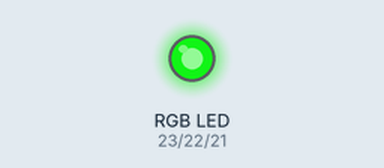
Simulated run of this sketch. Board: ESP32. Parts: an RGB LED mixed from three pins (HIGH = lit).

Above: at 0.05 s.
At 0.15 s:
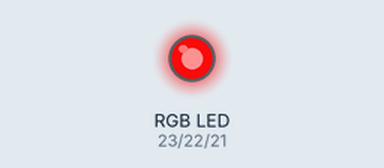
At 0.3 s:
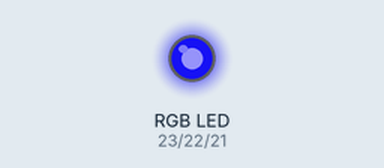
Timing chart, 0 to 3.0 s (numbered marks = the images above):
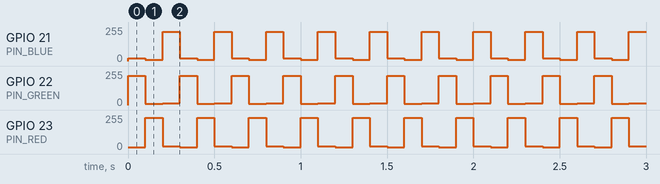

The sketch:

ESP-32-RGB.ino
```cpp
/*
 * This ESP32 code is created by esp32io.com
 *
 * This ESP32 code is released in the public domain
 *
 * For more detail (instruction and wiring diagram), visit https://esp32io.com/tutorials/esp32-rgb-led
 */

#define PIN_RED    23 // GPIO23
#define PIN_GREEN  22 // GPIO22
#define PIN_BLUE   21 // GPIO21

void setup() {
  pinMode(PIN_RED,   OUTPUT);
  pinMode(PIN_GREEN, OUTPUT);
  pinMode(PIN_BLUE,  OUTPUT);
}

void loop() {
  // color code #00C9CC (R = 0,   G = 201, B = 204)
  analogWrite(PIN_RED,   15);
  analogWrite(PIN_GREEN, 220);
  analogWrite(PIN_BLUE,  20);

  delay(100); // keep the color 1 second

  // color code #F7788A (R = 247, G = 120, B = 138)
  analogWrite(PIN_RED,   235);
  analogWrite(PIN_GREEN, 10);
  analogWrite(PIN_BLUE,  10);

  delay(100); // keep the color 1 second

  // color code #34A853 (R = 52,  G = 168, B = 83)
  analogWrite(PIN_RED,   20);
  analogWrite(PIN_GREEN, 15);
  analogWrite(PIN_BLUE,  220);

  delay(100); // keep the color 1 second
}
```

Measured:
- by itself, GPIO 21 (PIN_BLUE): repeats every 0.30 s: 10/255 0.10 s, 220/255 0.10 s, 20/255 0.10 s
- by itself, GPIO 22 (PIN_GREEN): repeats every 0.30 s: 10/255 0.10 s, 15/255 0.10 s, 220/255 0.10 s
- by itself, GPIO 23 (PIN_RED): repeats every 0.30 s: 235/255 0.10 s, 20/255 0.10 s, 15/255 0.10 s
